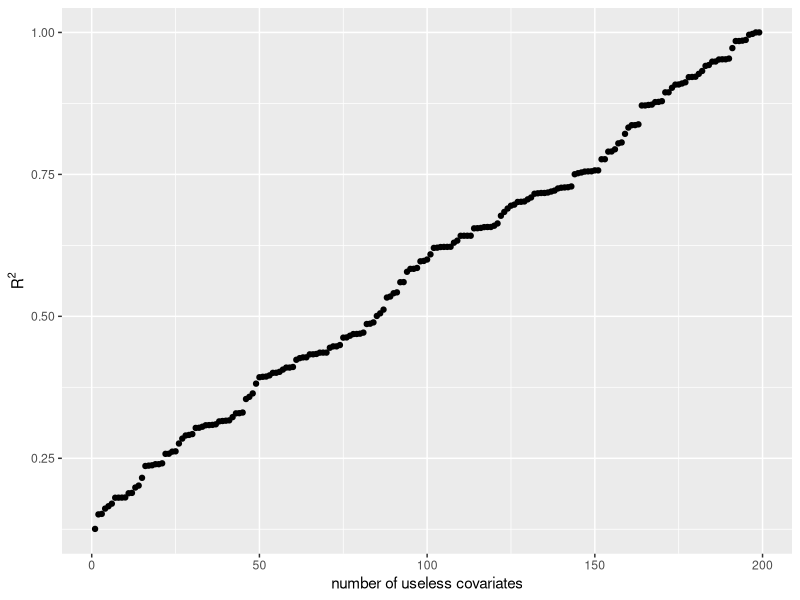

This figure's R source:
## ---- chunk 1
set.seed(17)

n <- 200

x <- rnorm(n = n, mean = 1, sd = 1)
y <- 2 + 5 * x + rnorm(n = n, mean = 0, sd = 20)
df <- data.frame(y = y, x = x)

lmod <- lm(y ~ x, data = df)
summary(lmod)
summary(lmod)$r.squared
## ---- chunk 2
R2 <- data.frame(p_useless = NULL, R2 = NULL, adjusted = NULL)

for(i in 1:(n-1)) {
  j <- ncol(df)
  df[ , j+1] <- rnorm(n = n, mean = 0, sd = 1)
  tmp <- data.frame(p_useless = i,
                    R2 = c(summary(lm(y ~ ., data = df))$r.squared)
  )
  R2 <- rbind(R2, tmp)
}

library(ggplot2)
ggplot(data = R2, aes(x = p_useless, y = R2)) + 
  geom_point() + 
  ylab(expression(R^2)) + 
  xlab("number of useless covariates")
